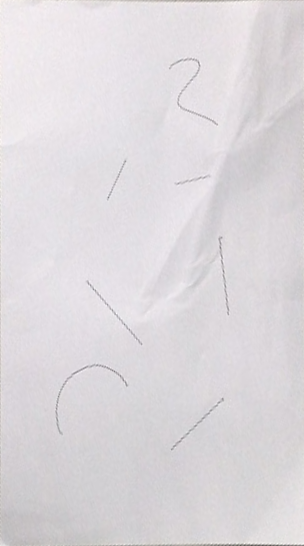
%> input picture 轮廓检测/input.png, 304 x 546 px
$ octave --eval "partition;"   (GNU Octave 9; MATLAB toolbox functions it lacks are replaced by stand-ins)
%> lines starting %> are read from the running program, lines starting %| are printed output that depends on the picture; in (x1, y1, x2, y2) boxes, pixels count from 0 and x2, y2 are one past the last pixel; in counts of white or black regions, pixels touching at a corner belong together; the program's own positions count from 1
function [] = partition()
input = imread('input.png');
%> input is the input picture: size 546x304x3 uint8; mean R, G, B 221.1, 217, 220.6
figure;imshow(input);
bw = rgb2gray(input);
%边缘/轮廓检测
t = edge(bw,'sobel');
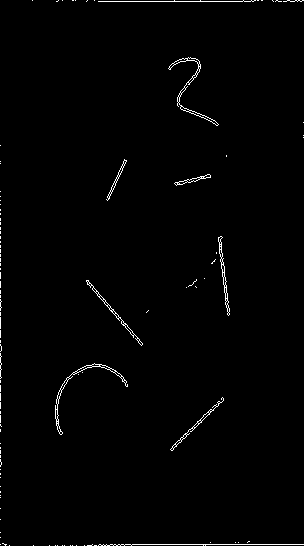
%> t: size 546x304 logical; 1.1% white in thin lines or dots
figure;imshow(t);

%填充轮廓
im2=imfill(t,'holes');
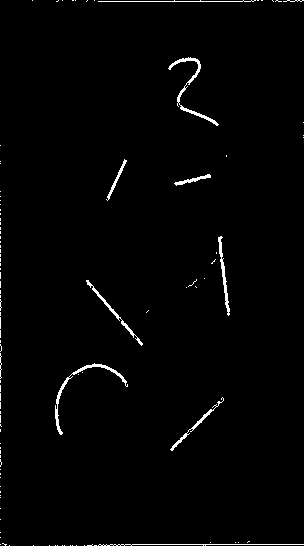
%> im2: size 546x304 logical; 1.4% white in thin lines or dots
%figure;imshow(im2);

%腐蚀处理
B=strel('disk',1);
im1=imerode(im2,B);
%> im1: size 546x304 logical; 0.37% white in thin lines or dots, all inside (x1, y1, x2, y2) = (56, 58, 229, 450)
figure;imshow(im1);

%膨胀处理
B=strel('disk',6);
im1=imdilate(im1,B);
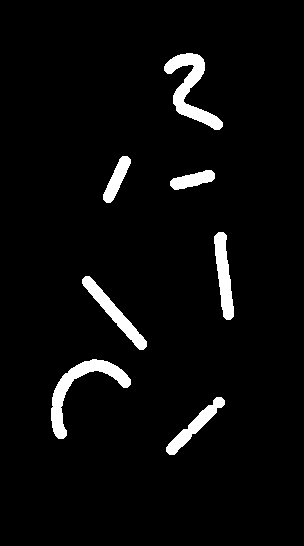
%> im1: size 546x304 logical; 4.3% white; 7 white regions, largest, box (x1, y1, x2, y2) and area: (164, 53, 223, 130) 1566, (51, 359, 131, 439) 1563, (82, 276, 147, 350) 1053
%figure;imshow(im1);

%保存每个线条的所在矩形区域位置
x=zeros(1,length(B));
y=zeros(1,length(B));
width=zeros(1,length(B));
height=zeros(1,length(B));
index = 1;

%轮廓检测
B = bwboundaries(im1);
%> B = 7 boundaries; box (x1, y1, x2, y2) and points: (51, 359, 131, 439) 260, (164, 53, 223, 130) 252, (214, 232, 234, 320) 184, (82, 276, 147, 350) 158, (166, 397, 225, 455) 142, (103, 156, 131, 203) 102, (170, 170, 215, 190) 98
figure;imshow(input); hold on;

%描绘每个线条所在的矩形区域
for k=1:length(B)
   boundary = B{k};
   %显示每个线条的轮廓，需要把上面的imshow(input)改为imshow(im1)
   %plot(boundary(:,2), boundary(:,1), 'g', 'LineWidth', 2);
   x(1,index)=min(boundary(:,2));
   y(1,index) = min(boundary(:,1));
   width(1,index)=max(boundary(:,2))-min(boundary(:,2));
   height(1,index)=max(boundary(:,1))-min(boundary(:,1));
   index = index+1;
   rectangle('Position',[x(1,k),y(1,k),width(1,k),height(1,k)],'edgecolor','r');
end
%> this loop made 7 passes
%> after the loop, height = [79 73 46 76 57 19 87]; width = [79 64 27 58 58 44 19]; x = [52 83 104 165 167 171 215]; y = [360 277 157 54 398 171 233]
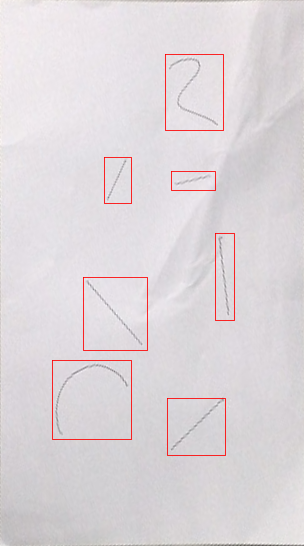
%> figure redrawn from the program's plot data
hold off

%根据矩形区域位置裁剪出每个线条
for k=1:length(B)
   g = imcrop(input, [x(1,k),y(1,k),width(1,k),height(1,k)]);
   figure;imshow(g);
end
%> this loop made 7 passes
%> pass 1, in partition, `g = imcrop(input, [x(1,k),y(1,k),width(1,k),height(1,k)]);`:
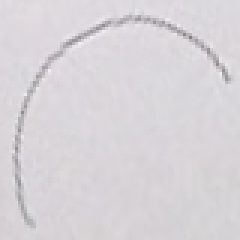
%> g: size 80x80x3 uint8 (shown 3 times larger); mean R, G, B 215.8, 211.9, 216
%> pass 2, in partition, `g = imcrop(input, [x(1,k),y(1,k),width(1,k),height(1,k)]);`:
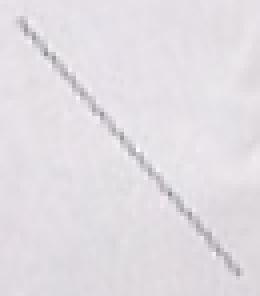
%> g: size 74x65x3 uint8 (shown 4 times larger); mean R, G, B 226.1, 221.8, 226.8
%> pass 3, in partition, `g = imcrop(input, [x(1,k),y(1,k),width(1,k),height(1,k)]);`:
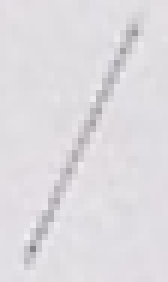
%> g: size 47x28x3 uint8 (shown 6 times larger); mean R, G, B 222.3, 219.6, 223.5

end
